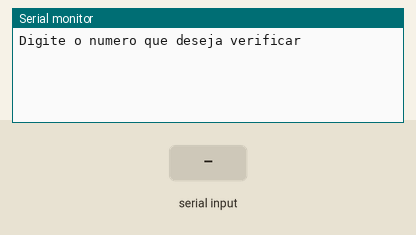
Recording of a sketch running on a simulated Arduino Uno, built with avr-gcc and run on an emulated ATmega328P. On the bench: the last lines printed to the serial monitor. The inputs (shaded band) are chosen by the test bench.

Above: at 1.2 s.
1.3 s: "90,45\n" received over Serial
At 2.6 s:
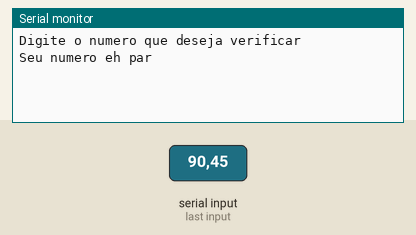
At 7.8 s:
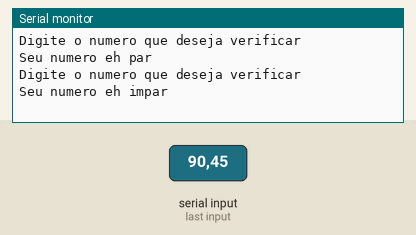

The sketch:

lopal_ex_121.ino
```cpp
// C++ code
//
void setup()
{
  Serial.begin(9600);
}
 int numero = 0;
void loop()
{
  Serial.println("Digite o numero que deseja verificar");
  while (!Serial.available()) {}
  numero = Serial.parseInt();

  if( numero %2 == 1 ) {
  Serial.println("Seu numero eh impar");
  } else {
  Serial.println("Seu numero eh par");
  }
  delay(5000);
}
```

Measured:
- after the input at 1.3 s, the serial monitor: prints a new line at once (image 1)
